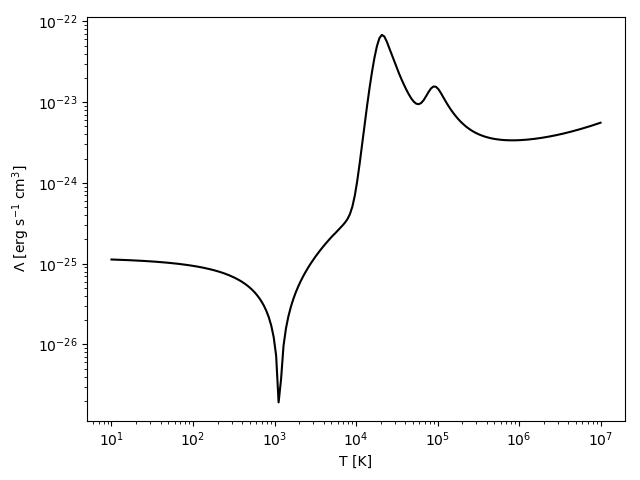

The script that saved this image:
########################################################################
#
# Cooling rate example script
#
#
# Copyright (c) 2013-2016, Grackle Development Team.
#
# Distributed under the terms of the Enzo Public Licence.
#
# The full license is in the file LICENSE, distributed with this
# software.
########################################################################

from matplotlib import pyplot
import numpy as np
import os
import sys
import yt

from gracklepy import \
    chemistry_data, \
    setup_fluid_container
from gracklepy.utilities.data_path import grackle_data_dir
from gracklepy.utilities.physical_constants import \
    mass_hydrogen_cgs, \
    sec_per_Myr, \
    cm_per_mpc
from gracklepy.utilities.model_tests import \
    get_test_variables

_MODEL_NAME = os.path.basename(__file__[:-3]) # strip off ".py"

def gen_plot(fc, data, fname):
    pyplot.loglog(data["temperature"], np.abs(data["cooling_rate"]),
                  color="black")
    pyplot.xlabel('T [K]')
    pyplot.ylabel('$\\Lambda$ [erg s$^{-1}$ cm$^{3}$]')
    pyplot.tight_layout()
    pyplot.savefig(fname)


def main(args=None):
    args = sys.argv[1:] if args is None else args
    if len(args) != 0:  # we are using the testing framework
        my_vars = get_test_variables(_MODEL_NAME, args)

        metallicity = my_vars["metallicity"]
        redshift = my_vars["redshift"]
        specific_heating_rate = my_vars["specific_heating_rate"]
        volumetric_heating_rate = my_vars["volumetric_heating_rate"]
        extra_attrs = my_vars["extra_attrs"]
        my_chemistry = my_vars["my_chemistry"]
        output_name = my_vars["output_name"]

        in_testing_framework = True

    else:  # Just run the script as is.
        metallicity = 0 # Solar
        redshift = 0.
        specific_heating_rate = 0.
        volumetric_heating_rate = 0.
        # dictionary to store extra information in output dataset
        extra_attrs = {}

        # Set solver parameters
        my_chemistry = chemistry_data()
        my_chemistry.use_grackle = 1
        my_chemistry.with_radiative_cooling = 0
        my_chemistry.primordial_chemistry = 3
        my_chemistry.metal_cooling = 1
        my_chemistry.UVbackground = 1
        my_chemistry.self_shielding_method = 0
        my_chemistry.H2_self_shielding = 0
        my_chemistry.grackle_data_file = \
          os.path.join(grackle_data_dir, "CloudyData_UVB=HM2012.h5")

        my_chemistry.use_specific_heating_rate = 1
        my_chemistry.use_volumetric_heating_rate = 1

        output_name = _MODEL_NAME
        in_testing_framework = False

    # max_iterations needs to be increased for the colder temperatures
    my_chemistry.max_iterations = 4*10000

    # Set units
    my_chemistry.comoving_coordinates = 0 # proper units
    my_chemistry.a_units = 1.0
    my_chemistry.a_value = 1.0 / (1.0 + redshift) / \
        my_chemistry.a_units
    my_chemistry.density_units = mass_hydrogen_cgs # rho = 1.0 is 1.67e-24 g
    my_chemistry.length_units = cm_per_mpc         # 1 Mpc in cm
    my_chemistry.time_units = sec_per_Myr          # 1 Gyr in s
    my_chemistry.set_velocity_units()

    # Call convenience function for setting up a fluid container.
    # This container holds the solver parameters, units, and fields.
    metal_mass_fraction = metallicity * my_chemistry.SolarMetalFractionByMass
    temperature = np.logspace(1, 7, 200)
    fc = setup_fluid_container(
        my_chemistry,
        density=mass_hydrogen_cgs,
        temperature=temperature,
        metal_mass_fraction=metal_mass_fraction,
        converge=True)

    if my_chemistry.use_specific_heating_rate:
        fc["specific_heating_rate"][:] = specific_heating_rate
    if my_chemistry.use_volumetric_heating_rate:
        fc["volumetric_heating_rate"][:] = volumetric_heating_rate

    # get data arrays with symbolic units
    data = fc.finalize_data()

    if not in_testing_framework:
        gen_plot(fc, data, fname=f"{output_name}.png")

    yt.save_as_dataset({}, filename=f"{output_name}.h5",
                       data=data, extra_attrs=extra_attrs)
    return 0


if __name__ == "__main__":
    sys.exit(main())
